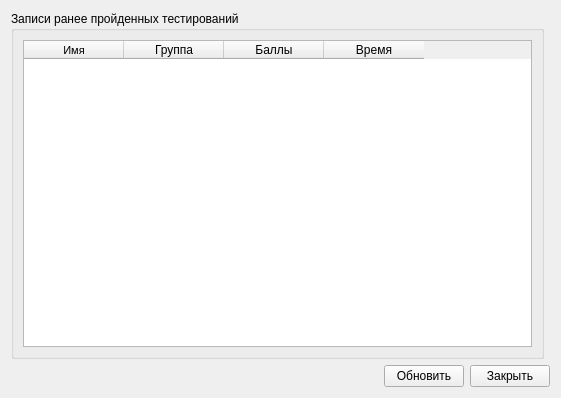
<?xml version="1.0" encoding="UTF-8"?>
<ui version="4.0">
 <class>historyForm</class>
 <widget class="QWidget" name="historyForm">
  <property name="geometry">
   <rect>
    <x>0</x>
    <y>0</y>
    <width>561</width>
    <height>398</height>
   </rect>
  </property>
  <property name="windowTitle">
   <string>История</string>
  </property>
  <layout class="QGridLayout" name="gridLayout">
   <item row="0" column="0">
    <widget class="QGroupBox" name="groupBox">
     <property name="title">
      <string>Записи ранее пройденных тестирований</string>
     </property>
     <layout class="QGridLayout" name="gridLayout_2">
      <item row="0" column="0">
       <widget class="QTableWidget" name="tableWidget">
        <property name="showGrid">
         <bool>true</bool>
        </property>
        <attribute name="verticalHeaderDefaultSectionSize">
         <number>30</number>
        </attribute>
        <attribute name="verticalHeaderShowSortIndicator" stdset="0">
         <bool>false</bool>
        </attribute>
        <column>
         <property name="text">
          <string>Имя</string>
         </property>
         <property name="font">
          <font>
           <pointsize>8</pointsize>
           <weight>50</weight>
           <bold>false</bold>
          </font>
         </property>
         <property name="textAlignment">
          <set>AlignCenter</set>
         </property>
        </column>
        <column>
         <property name="text">
          <string>Группа</string>
         </property>
        </column>
        <column>
         <property name="text">
          <string>Баллы</string>
         </property>
        </column>
        <column>
         <property name="text">
          <string>Время</string>
         </property>
        </column>
       </widget>
      </item>
     </layout>
    </widget>
   </item>
   <item row="1" column="0" colspan="2">
    <layout class="QHBoxLayout" name="horizontalLayout">
     <item>
      <spacer name="horizontalSpacer">
       <property name="orientation">
        <enum>Qt::Horizontal</enum>
       </property>
       <property name="sizeHint" stdset="0">
        <size>
         <width>188</width>
         <height>20</height>
        </size>
       </property>
      </spacer>
     </item>
     <item>
      <widget class="QPushButton" name="refresh">
       <property name="text">
        <string>Обновить</string>
       </property>
      </widget>
     </item>
     <item>
      <widget class="QPushButton" name="close">
       <property name="text">
        <string>Закрыть</string>
       </property>
      </widget>
     </item>
    </layout>
   </item>
  </layout>
 </widget>
 <resources/>
 <connections/>
</ui>
